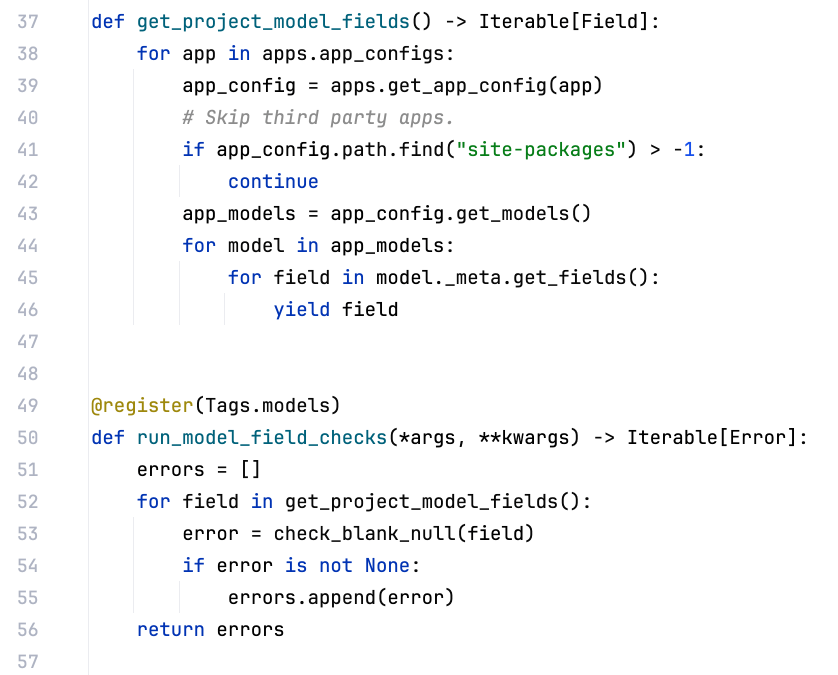
#> input picture system_check scrapping/output/images/check-19ece316.png, 1676 x 1350 px (shown at 1/2 size); its folder holds 2 pictures in this run
$ python 4.py
#> lines starting #> are read from the running program, lines starting #| are printed output that depends on the picture
# [114 lines of commented-out code are left out]


import os
import subprocess

import cv2
import numpy as np
from PIL import Image

# Paths
IMAGE_DIR = "output/images"
OUTPUT_FILE = "output/extracted_code.py"
PROCESSED_IMAGE_DIR = "output/processed_images"

# Ensure output directories exist
os.makedirs(os.path.dirname(OUTPUT_FILE), exist_ok=True)
os.makedirs(PROCESSED_IMAGE_DIR, exist_ok=True)


def preprocess_image(image_path, output_path):
    """
    Prepares an image for OCR by making the text bolder using dilation.
    """
#> called with image_path = 'output/images/check-19ece316.png'
    print(f"\n🔄 Processing: {image_path}")

    # 1. Load Image with Fallback
    img = cv2.imread(image_path, cv2.IMREAD_COLOR)
#> img is the input picture: shape (1350, 1676, 3); mean B, G, R 246.7, 246.2, 245.4
    if img is None:
        try:
            pil_img = Image.open(image_path).convert("RGB")
            img = cv2.cvtColor(np.array(pil_img), cv2.COLOR_RGB2BGR)
        except Exception as e:
            print(f"❌ Failed to load image: {e}")
            return None

    print(f"📏 Original Image shape: {img.shape}")
#| 📏 Original Image shape: (1350, 1676, 3)

    # 4. Dilation (Making Text Bolder)
    kernel = np.ones((3, 3), np.uint8)  # Adjust kernel size as needed
    dilated_img = cv2.dilate(img, kernel, iterations=1)
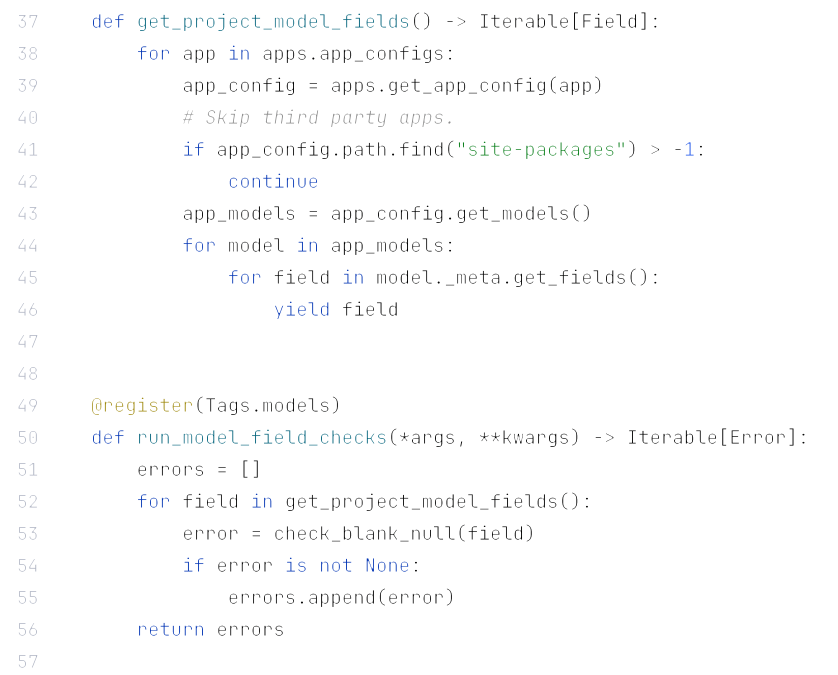
#> dilated_img: shape (1350, 1676, 3) (shown at 1/2 size); mean B, G, R 252, 251.8, 251.5

    # 5. Save Processed Image
    cv2.imwrite(output_path, dilated_img)
    print(f"✅ Processed image saved: {output_path}")

    return output_path  # Return the path, NOT the NumPy array


def run_ocr(image_path, output_code_path):
    """
    Runs OCR-with-format on the preprocessed image.
    """
    print(f"🔍 Running OCR on: {image_path}")

    # Improved Tesseract OCR configuration
    TESSERACT_CONFIG = "oem 3 --psm 6 -c preserve_interword_spaces=1"

    try:
        result = subprocess.run(
            [
                "OCR_with_format",
                image_path,
                "--method=with_format",
                "--thresholding_method=all",
                # "--tesseract_args=f'{TESSERACT_CONFIG}'",
            ],
            stdout=subprocess.PIPE,
            stderr=subprocess.PIPE,
            text=True,
        )

        if result.returncode != 0:
            print(f"❌ OCR failed: {result.stderr.strip()}")
            return

        extracted_code = result.stdout.strip()

        # Debug: Check OCR output before saving
        print(f"📜 Extracted code preview:\n{extracted_code}\n")

        # Save extracted code
        with open(output_code_path, "a", encoding="utf-8") as f:
            f.write(f"\n# Code extracted from {image_path}\n")
            f.write(extracted_code + "\n")

        print(f"✅ Extracted code saved to: {output_code_path}")

    except subprocess.CalledProcessError as e:
        print(f"❌ Error during OCR processing: {e}")


# Process all images in the directory
for image_file in os.listdir(IMAGE_DIR):
    image_path = os.path.join(IMAGE_DIR, image_file)

    # Make sure it's an image file (skip non-images)
    if not image_file.lower().endswith((".png", ".jpg", ".jpeg", ".tiff", ".bmp")):
        print(f"⚠️ Skipping non-image file: {image_file}")
        continue

    processed_image_path = os.path.join(
        PROCESSED_IMAGE_DIR, f"{image_file}_processed.jpg"
    )

    # Step 1: Preprocess Image
    processed_image_path = preprocess_image(image_path, processed_image_path)

    if processed_image_path is not None:  # ✅ Fixed condition check
        # Step 2: Run OCR on Processed Image
        run_ocr(processed_image_path, OUTPUT_FILE)
#> (the call stopped at in run_ocr, `result = subprocess.run( [ "OCR_with_format", image_path, "--method=wi..`: subprocess is not available in this run)
#> pass 2 of the loop `for image_file in os.listdir(IMAGE_DIR):`:
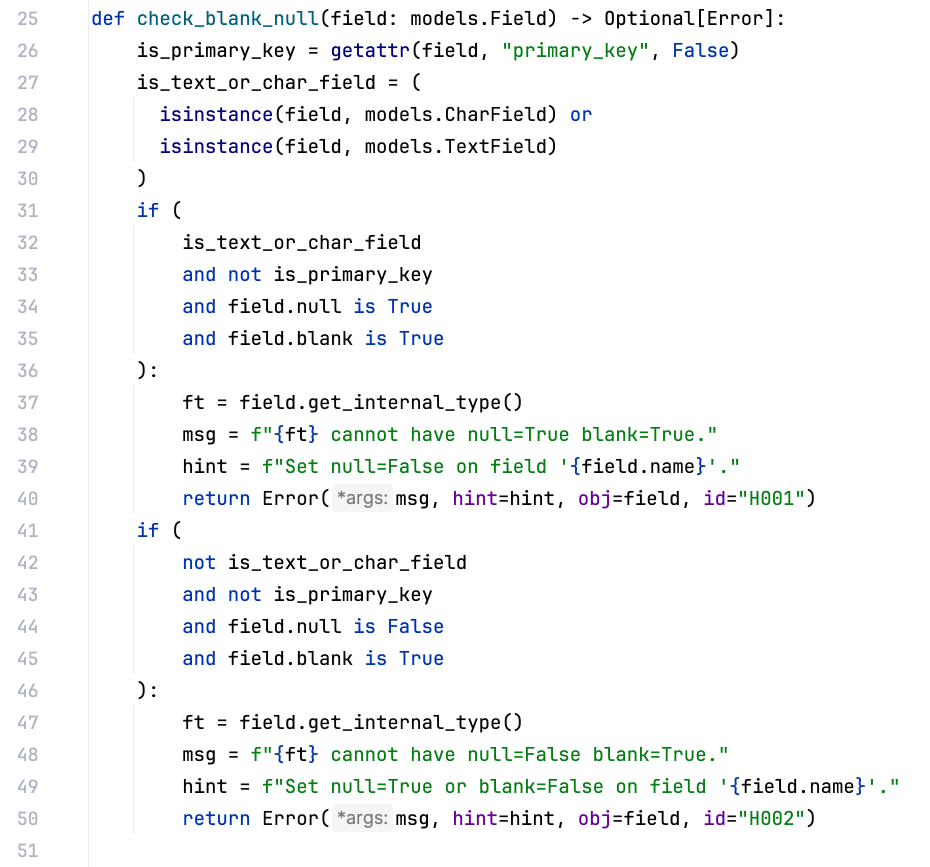
#> input picture system_check scrapping/output/images/field-check-blank-null-1c5a2bf7_orignal.png, 1860 x 1734 px (shown at 1/2 size)
#> in preprocess_image, img is the input picture: shape (1734, 1860, 3); mean B, G, R 246.7, 246.4, 245.2
#| 📏 Original Image shape: (1734, 1860, 3)
#> in preprocess_image (call 2), `dilated_img = cv2.dilate(img, kernel, iterations=1)`:
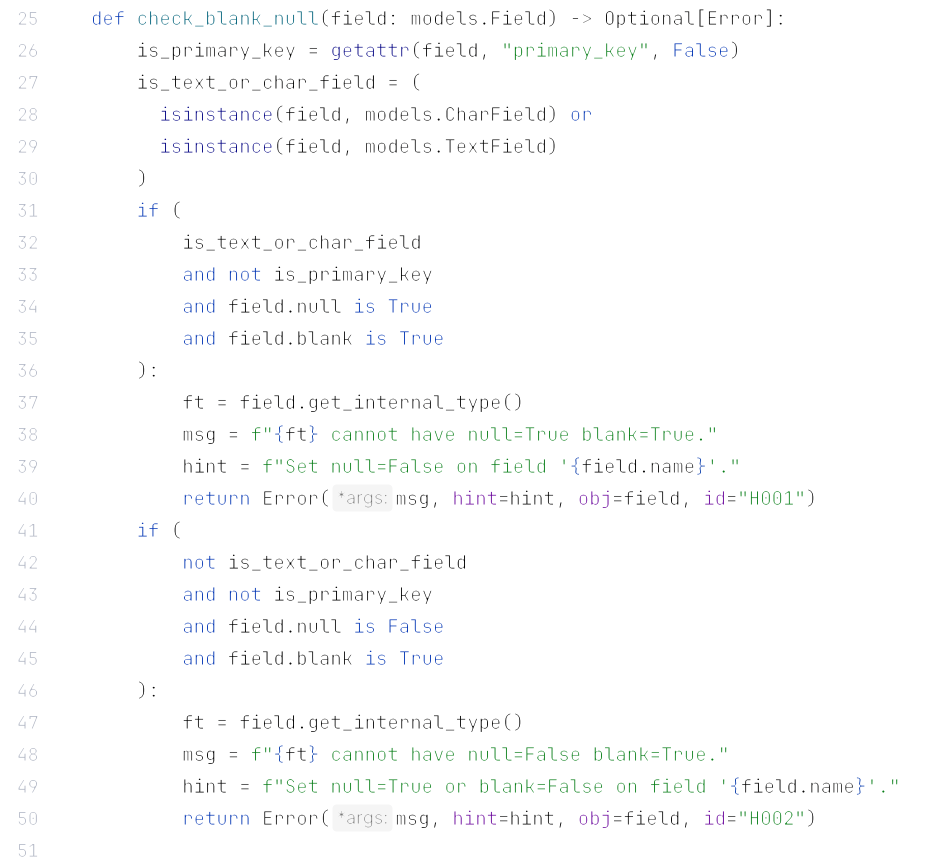
#> dilated_img: shape (1734, 1860, 3) (shown at 1/2 size); mean B, G, R 251.9, 251.8, 251.3
